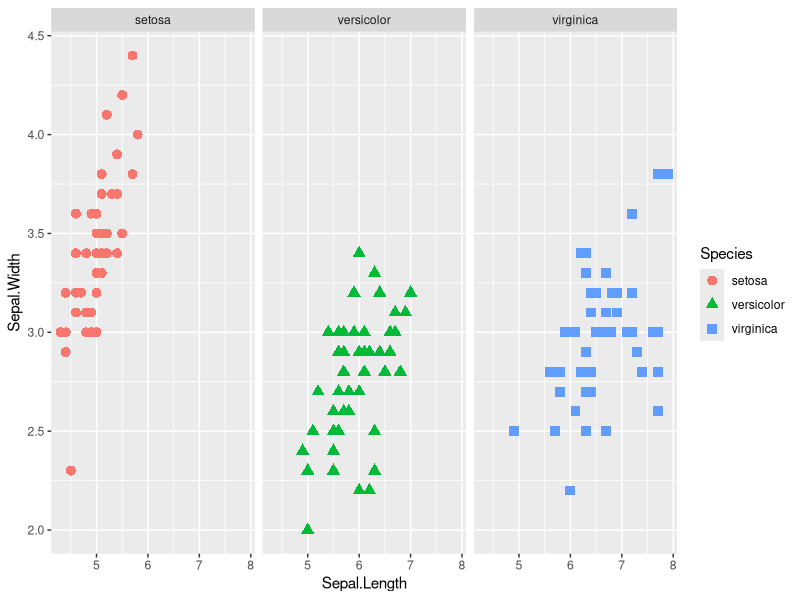
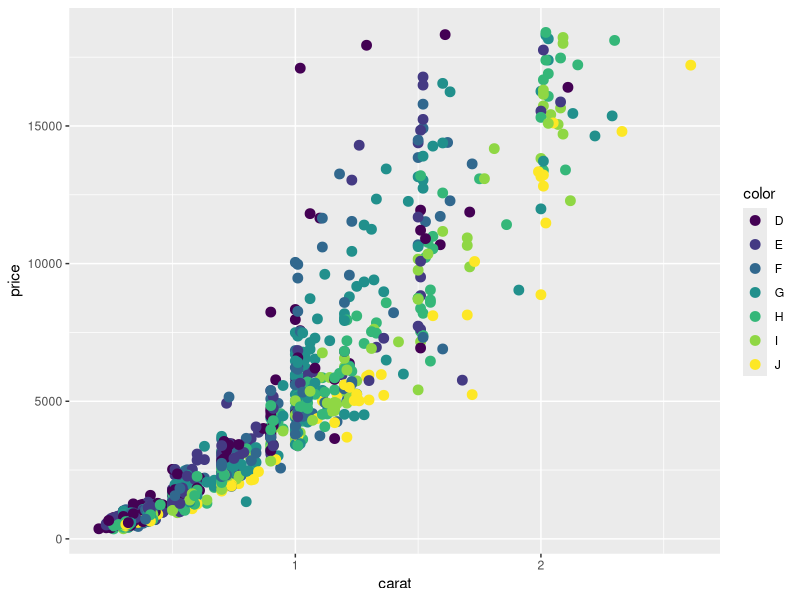
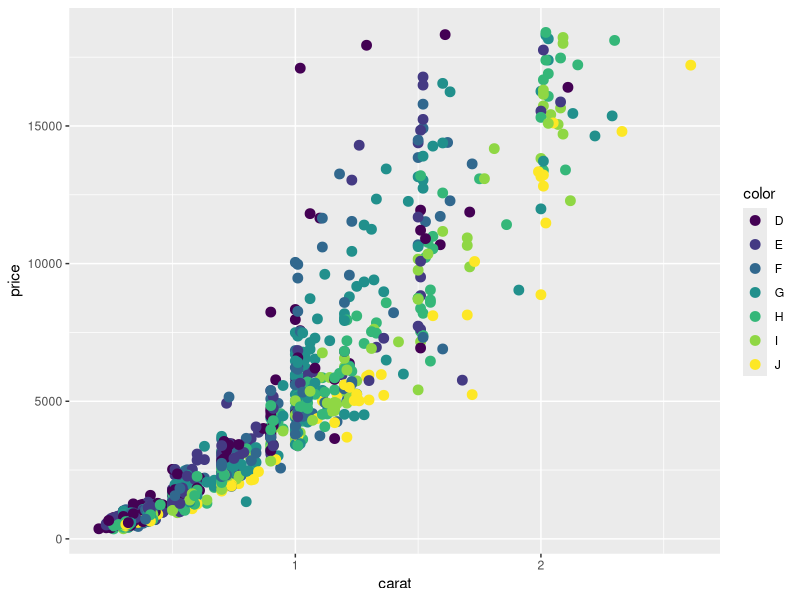
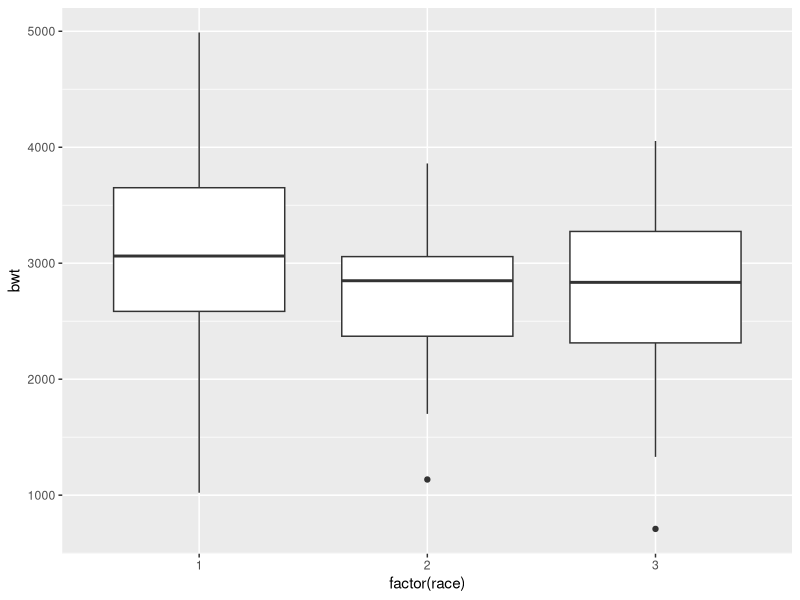
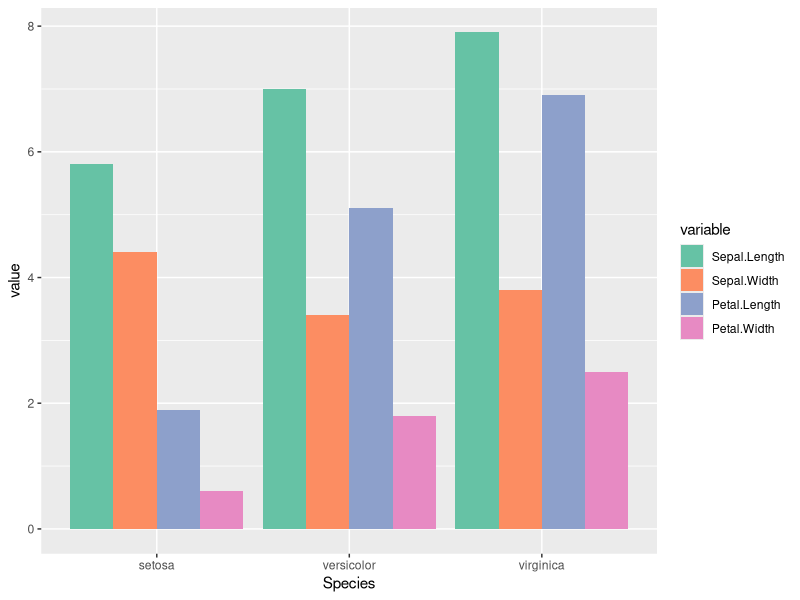
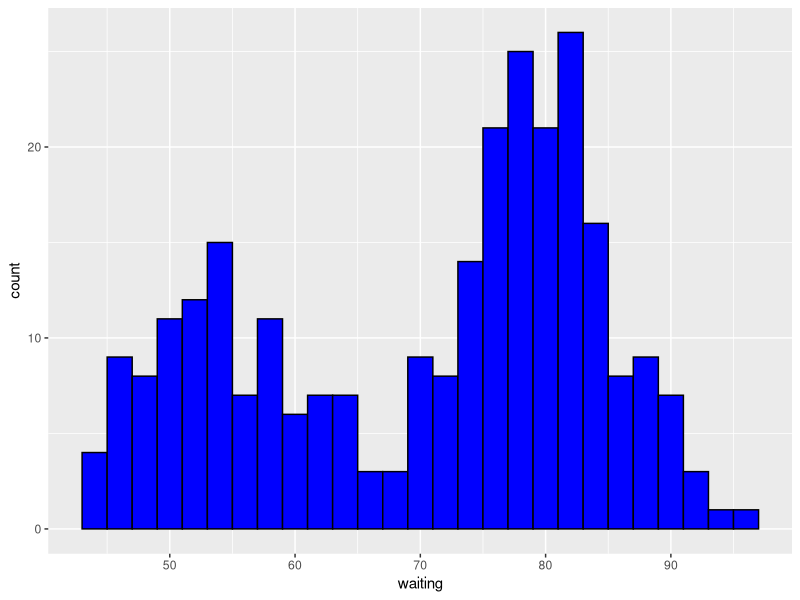
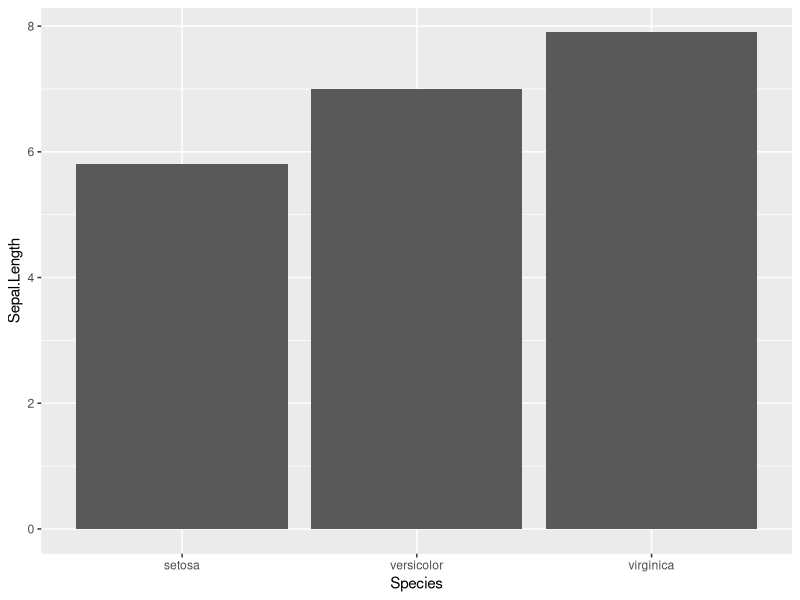
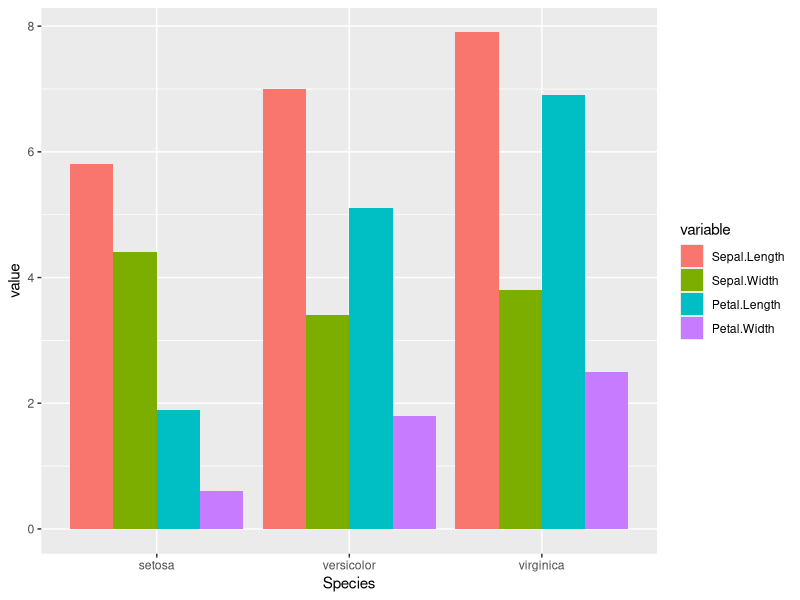

Recreate these plots in R, in order.
library("ggplot2")
install.packages("ggplot2")
head(iris)
myplot <- ggplot(data = iris, aes(x=Sepal.Length, y = Sepal.Width))
summary(myplot)
ggplot(data = iris, aes(x=Sepal.Length, y = Sepal.Width, color = Species)) + geom_point(aes(shape= Species),
                                                        
size = 3) + facet_grid(.~Species )
install.packages("ggthemes")
library("ggthemes")
d2 <- diamonds[sample(1:dim(diamonds)[1], 1000), ]
ggplot(data= d2, aes(x=carat, y = price, color = color)) + geom_point(size = 3)
names(diamonds)
ggplot(data= d2, aes(x=carat, y = price, color = color)) + geom_point(size = 3)
library(MASS)
ggplot(birthwt,aes(factor(race), bwt)) + geom_boxplot()
library("reshape2")
df <- melt(iris, id.vars = "Species")
library("reshape2")
ggplot(df, aes(Species, value, fill = variable))+geom_bar(stat = "identity",position = "dodge")+scale_fill_brewer(palette= "Set2")
h <- ggplot(faithful, aes(x = waiting))
h + geom_histogram(binwidth = 2, colour = "black",fill = "blue")
ggplot(iris, aes(Species, Sepal.Length))+ geom_bar(stat="identity",position="dodge")
ggplot(df, aes(Species, value, fill= variable)) + geom_bar(stat= "identity", position="dodge")
ggplot(faithful, aes(waiting)) + geom_density()
ggplot(iris, aes(Sepal.Length, Sepal.Width, color = Species))+ geom_point(aes(shape = Species), size=3) +
  geom_smooth(method ="lm") + facet_grid(.~ Species) + theme_bw()
